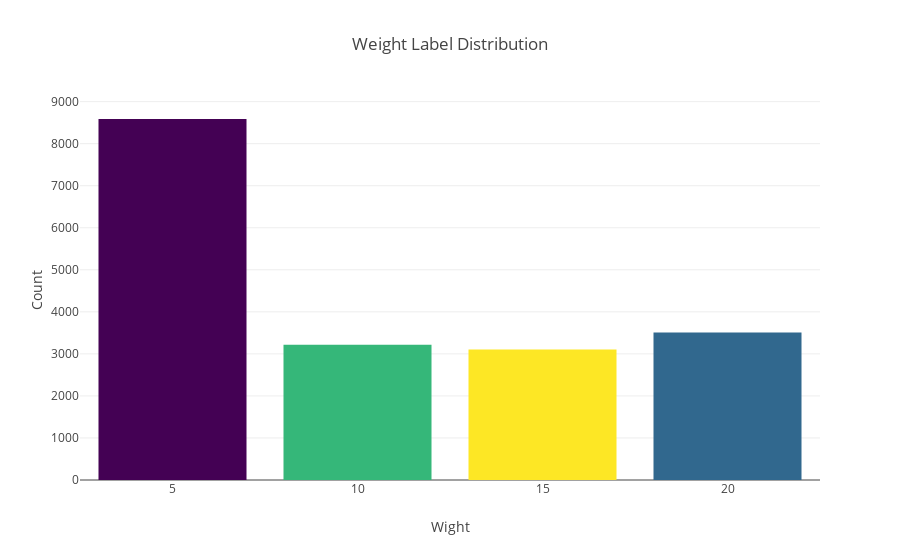

Notebook source saved alongside this figure:
### Code cell
# Plotting data
label_counts = sensor_data_target.value_counts()

# Get colors
n = label_counts.shape[0]
colormap = get_cmap('viridis')
colors = [rgb2hex(colormap(col)) for col in np.arange(0, 1.01, 1/(n-1))]

# Create plot
data = go.Bar(x = label_counts.index,
              y = label_counts,
              marker = dict(color = colors))

layout = go.Layout(title = 'Weight Label Distribution',
                   xaxis = dict(title = 'Wight'),
                   yaxis = dict(title = 'Count'))

fig = go.Figure(data=[data], layout=layout)
iplot(fig)

### Figure 1 — Plotly figure (JSON) as saved in the notebook; plotly's stock layout.template omitted (floating-point values rounded to 4 significant figures)
{"data": [{"marker": {"color": ["#440154", "#31688e", "#35b779", "#fde725"]}, "type": "bar", "uid": "fd956ce8-00ef-4003-a9c8-3639563a087a", "x": [5, 20, 10, 15], "y": [8587, 3508, 3218, 3102]}], "layout": {"title": {"text": "Weight Label Distribution"}, "xaxis": {"title": {"text": "Wight"}}, "yaxis": {"title": {"text": "Count"}}}}
